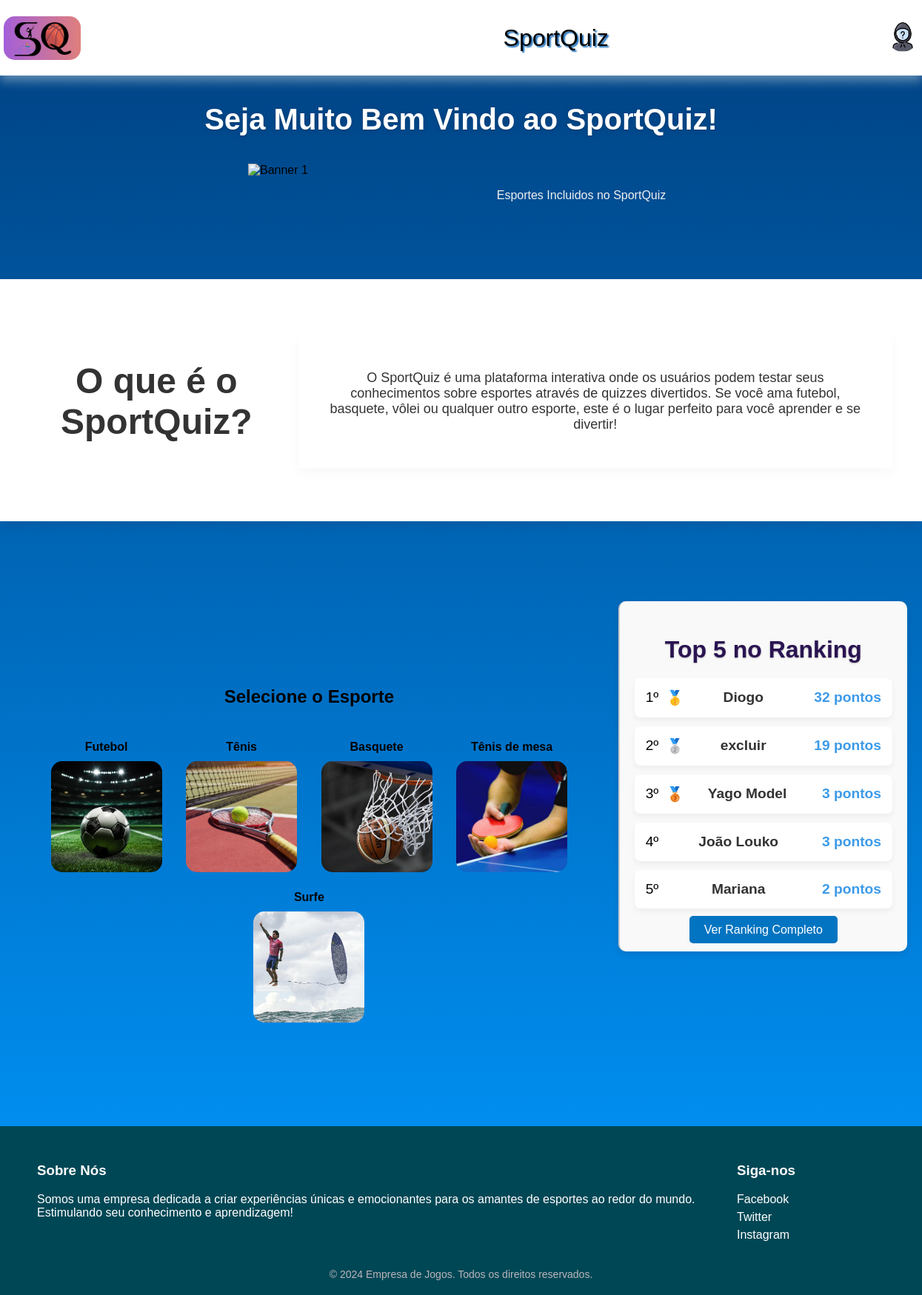
Screenshot of /principal.php with the database file from the repository.
### tables this page shows
CREATE TABLE `ranking` (
  `id` int(11) NOT NULL,
  `id_usuario` int(11) NOT NULL,
  `pontuacao` int(11) NOT NULL
);

CREATE TABLE `usuarios` (
  `id` int(11) NOT NULL,
  `nome` varchar(40) NOT NULL,
  `senha` varchar(200) NOT NULL,
  `email` varchar(40) NOT NULL,
  `imagem_perfil` varchar(255) DEFAULT NULL
);

### principal.php (the view, shortened to what this page needs)
<?php
include('conexao_bd.php');
$id = $_SESSION['id'];
$sql_code = "
    SELECT u.nome, u.imagem_perfil
    FROM usuarios u
    WHERE u.id = ?
";
$stmt = $mysqli->prepare($sql_code);
$stmt->bind_param("i", $id);
$stmt->execute();
$result = $stmt->get_result();
$usuario = $result->fetch_assoc();
$imagem_perfil = !empty($usuario['imagem_perfil']) ? $usuario['imagem_perfil'] : 'imagem/anonimo.png';
$sql_ranking = "
    SELECT u.nome, r.pontuacao
    FROM ranking r
    JOIN usuarios u ON r.id_usuario = u.id
    ORDER BY r.pontuacao DESC
    LIMIT 5
";
$result_ranking = $mysqli->query($sql_ranking);
$ranking = $result_ranking->fetch_all(MYSQLI_ASSOC);
?>
<!DOCTYPE html>
<html lang="pt-br">
<head>
    <link rel="stylesheet" href="estilo.css">
    <nav class="navbar">
        <img class="logo" alt="imagemquiz" src="./imagem/testequiz.png">
        <h1><a href="principal.php">SportQuiz</a></h1>
        <div class="perfil">
            <button class="perfil-btn" onclick="toggleMenu()">
                <img class="perfil-icone" src="<?php echo $imagem_perfil; ?>" alt="Perfil">
            </button>
        </div>
    </nav>
</head>
<body class="bodyprincipal">
    <h1 class="tituloprincipal"> Seja Muito Bem Vindo ao SportQuiz!</h1>
    <div class="carousel-container">
        <div class="carousel">
            <div class="carousel-item active">
                <img src="https://www.lance.com.br/galerias/wp-content/uploads/2021/06/unnamed-843x474.jpg" alt="Banner 1">
            </div>
            <p class="rodapecarousel">Esportes Incluidos no SportQuiz</p>
        </div>
    </div>
    <div class="container-introducao">
    <div class="titulo-introducao">
        <h2>O que é o SportQuiz?</h2>
    </div>
    <div class="textointroducao">
        <p>
            O SportQuiz é uma plataforma interativa onde os usuários podem testar seus conhecimentos sobre esportes através de quizzes divertidos. Se você ama futebol, basquete, vôlei ou qualquer outro esporte, este é o lugar perfeito para você aprender e se divertir!
        </p>
    </div>
</div>
    <div class="content">
        <div class="left-content">
            <h2 class="escolha">Selecione o Esporte</h2>
            <div class="esporte-container">
                <form method="post">
                    <div class="opcao">
                        <a href="fut.php">
                            <div class="nome">Futebol</div>
                            <img class="esporte" src="./imagem/fut.jpg" alt="futebol">
                        </a>
                    </div>
                    <div class="opcao">
                        <a href="tenis.php">
                            <div class="nome">Tênis</div>
                            <img class="esporte" src="./imagem/tenis.jpg" alt="Tênis">
                        </a>
                    </div>
                    <div class="opcao">
                        <a href="basquete.php">
                            <div class="nome">Basquete</div>
                            <img class="esporte" src="./imagem/basquete.jpg" alt="Basquete">
                        </a>
                    </div>
                    <div class="opcao">
                        <a href="ping.php">
                            <div class="nome">Tênis de mesa</div>
                            <img class="esporte" src="./imagem/ping.jpg" alt="PingPong">
                        </a>
                    </div>
                    <div class="opcao">
                        <a href="surf.php">
                            <div class="nome">Surfe</div>
                            <img class="esporte" src="./imagem/surf.jpg" alt="Surfe">
                        </a>
                    </div>
                </form>
            </div>
        </div>
    <div class="right-content">
        <h2 class="ranking-title">Top 5 no Ranking</h2>
        <ul class="ranking-list">
    <?php
    $posicao = 1;
    foreach ($ranking as $rank): ?>
        <li class="ranking-item">
            <span class="rank-position"><?php echo $posicao . 'º'; ?></span>
            <span class="rank-medal">
                <?php
                if ($posicao == 1) {
                    echo '🥇';
                } elseif ($posicao == 2) {
                    echo '🥈';
                } elseif ($posicao == 3) {
                    echo '🥉';
                }
                ?>
            </span>
            <span class="rank-name"><?php echo htmlspecialchars($rank['nome']); ?></span>
            <span class="rank-score"><?php echo $rank['pontuacao']; ?> pontos</span>
        </li>
    <?php $posicao++;  ?>
    <?php endforeach; ?>
</ul>
        <div class="view-full-ranking">
          <a href="ranking.php" class="btn-ranking">Ver Ranking Completo</a>
        </div>
    </div>
    </div>
    <footer>
        <div class="footer-content">
            <div class="footer-section-esquerdo">
                <h3>Sobre Nós</h3>
                <p>Somos uma empresa dedicada a criar experiências únicas e emocionantes para os amantes de esportes ao redor do mundo. Estimulando seu conhecimento e aprendizagem!</p>
            </div>
            <div class="footer-section-direito">
                <h3>Siga-nos</h3>
                <div class="social-links">
                    <a href="#"><i class="fab fa-facebook"></i> Facebook</a>
                    <a href="#"><i class="fab fa-twitter"></i> Twitter</a>
                    <a href="#"><i class="fab fa-instagram"></i> Instagram</a>
                </div>
            </div>
        </div>
        <div class="footer-bottom">
            &copy; 2024 Empresa de Jogos. Todos os direitos reservados.
        </div>
    </footer>
</body>
</html>

### rows the page displays
ranking: id_usuario.nome "Diogo", pontuacao "32"
ranking: id_usuario.nome "excluir", pontuacao "19"
ranking: id_usuario.nome "Yago Model", pontuacao "3"
ranking: id_usuario.nome "João Louko", pontuacao "3"
ranking: id_usuario.nome "Mariana", pontuacao "2"
